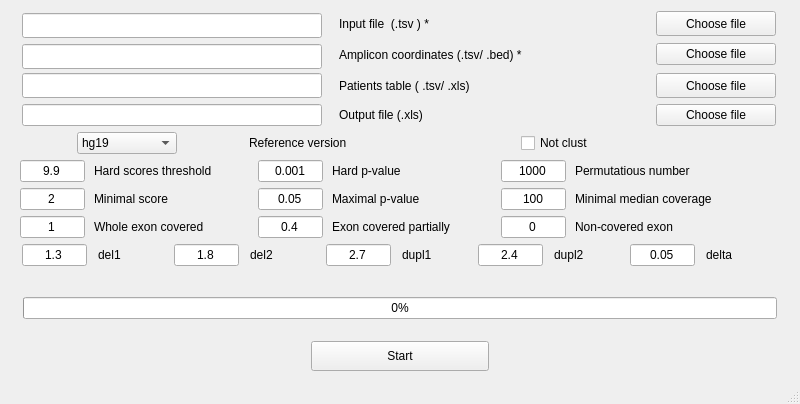
<?xml version="1.0" encoding="UTF-8"?>
<ui version="4.0">
 <class>BRACNAC</class>
 <widget class="QMainWindow" name="BRACNAC">
  <property name="geometry">
   <rect>
    <x>0</x>
    <y>0</y>
    <width>800</width>
    <height>404</height>
   </rect>
  </property>
  <property name="maximumSize">
   <size>
    <width>800</width>
    <height>404</height>
   </size>
  </property>
  <property name="windowTitle">
   <string>BRACNAC</string>
  </property>
  <widget class="QWidget" name="centralWidget">
   <property name="sizePolicy">
    <sizepolicy hsizetype="Expanding" vsizetype="Expanding">
     <horstretch>0</horstretch>
     <verstretch>0</verstretch>
    </sizepolicy>
   </property>
   <layout class="QVBoxLayout" name="verticalLayout">
    <item>
     <layout class="QHBoxLayout" name="horizontalLayout">
      <item>
       <widget class="QLineEdit" name="input_file_text">
        <property name="enabled">
         <bool>true</bool>
        </property>
        <property name="minimumSize">
         <size>
          <width>200</width>
          <height>25</height>
         </size>
        </property>
        <property name="maximumSize">
         <size>
          <width>300</width>
          <height>20</height>
         </size>
        </property>
        <property name="html" stdset="0">
         <string>&lt;!DOCTYPE HTML PUBLIC &quot;-//W3C//DTD HTML 4.0//EN&quot; &quot;http://www.w3.org/TR/REC-html40/strict.dtd&quot;&gt;
&lt;html&gt;&lt;head&gt;&lt;meta name=&quot;qrichtext&quot; content=&quot;1&quot; /&gt;&lt;style type=&quot;text/css&quot;&gt;
p, li { white-space: pre-wrap; }
&lt;/style&gt;&lt;/head&gt;&lt;body style=&quot; font-family:'Ubuntu'; font-size:11pt; font-weight:400; font-style:normal;&quot;&gt;
&lt;p style=&quot;-qt-paragraph-type:empty; margin-top:0px; margin-bottom:0px; margin-left:0px; margin-right:0px; -qt-block-indent:0; text-indent:0px;&quot;&gt;&lt;br /&gt;&lt;/p&gt;&lt;/body&gt;&lt;/html&gt;</string>
        </property>
       </widget>
      </item>
      <item>
       <widget class="QLabel" name="label">
        <property name="maximumSize">
         <size>
          <width>300</width>
          <height>30</height>
         </size>
        </property>
        <property name="font">
         <font>
          <family>Liberation Sans</family>
         </font>
        </property>
        <property name="toolTip">
         <string>&lt;html&gt;&lt;head/&gt;&lt;body&gt;&lt;p&gt;File with amplicon coverages with following columns: Patient#, Patient_ID, Barcodes, Median_Coverage, Number_&amp;lt;30, amplicon#1... (Patient_ID, Barcodes, Median_Coverage, Number_&amp;lt;30 are optional columns)&lt;/p&gt;&lt;/body&gt;&lt;/html&gt;</string>
        </property>
        <property name="whatsThis">
         <string>&lt;html&gt;&lt;head/&gt;&lt;body&gt;&lt;p&gt;File with amplicon coverages&lt;/p&gt;&lt;p&gt;&lt;br/&gt;&lt;/p&gt;&lt;/body&gt;&lt;/html&gt;</string>
        </property>
        <property name="text">
         <string>Input file  (.tsv ) *</string>
        </property>
       </widget>
      </item>
      <item>
       <widget class="QPushButton" name="input_file_button">
        <property name="maximumSize">
         <size>
          <width>120</width>
          <height>30</height>
         </size>
        </property>
        <property name="font">
         <font>
          <family>Liberation Sans</family>
         </font>
        </property>
        <property name="text">
         <string>Choose file</string>
        </property>
       </widget>
      </item>
     </layout>
    </item>
    <item>
     <layout class="QHBoxLayout" name="horizontalLayout_2">
      <item>
       <widget class="QLineEdit" name="amplicon_file_text">
        <property name="enabled">
         <bool>true</bool>
        </property>
        <property name="minimumSize">
         <size>
          <width>200</width>
          <height>25</height>
         </size>
        </property>
        <property name="maximumSize">
         <size>
          <width>300</width>
          <height>20</height>
         </size>
        </property>
        <property name="html" stdset="0">
         <string>&lt;!DOCTYPE HTML PUBLIC &quot;-//W3C//DTD HTML 4.0//EN&quot; &quot;http://www.w3.org/TR/REC-html40/strict.dtd&quot;&gt;
&lt;html&gt;&lt;head&gt;&lt;meta name=&quot;qrichtext&quot; content=&quot;1&quot; /&gt;&lt;style type=&quot;text/css&quot;&gt;
p, li { white-space: pre-wrap; }
&lt;/style&gt;&lt;/head&gt;&lt;body style=&quot; font-family:'Ubuntu'; font-size:11pt; font-weight:400; font-style:normal;&quot;&gt;
&lt;p style=&quot;-qt-paragraph-type:empty; margin-top:0px; margin-bottom:0px; margin-left:0px; margin-right:0px; -qt-block-indent:0; text-indent:0px;&quot;&gt;&lt;br /&gt;&lt;/p&gt;&lt;/body&gt;&lt;/html&gt;</string>
        </property>
       </widget>
      </item>
      <item>
       <widget class="QLabel" name="label_2">
        <property name="maximumSize">
         <size>
          <width>300</width>
          <height>30</height>
         </size>
        </property>
        <property name="font">
         <font>
          <family>Liberation Sans</family>
         </font>
        </property>
        <property name="toolTip">
         <string>&lt;html&gt;&lt;head/&gt;&lt;body&gt;&lt;p&gt;TSV-file with coordinates for each amplicon and numbers of multiplexes. First column is a number of amplicon, second - number of chromosome, next two - coordinates, and last - number of multiplex.&lt;/p&gt;&lt;/body&gt;&lt;/html&gt;</string>
        </property>
        <property name="whatsThis">
         <string>&lt;html&gt;&lt;head/&gt;&lt;body&gt;&lt;p&gt;TSV-file with coordinates for each amplicon and numbers of multiplexes&lt;/p&gt;&lt;/body&gt;&lt;/html&gt;</string>
        </property>
        <property name="text">
         <string>Amplicon coordinates (.tsv/ .bed) *</string>
        </property>
        <property name="scaledContents">
         <bool>false</bool>
        </property>
       </widget>
      </item>
      <item>
       <widget class="QPushButton" name="amplicon_file_button">
        <property name="maximumSize">
         <size>
          <width>120</width>
          <height>16777215</height>
         </size>
        </property>
        <property name="font">
         <font>
          <family>Liberation Sans</family>
         </font>
        </property>
        <property name="text">
         <string>Choose file</string>
        </property>
       </widget>
      </item>
     </layout>
    </item>
    <item>
     <layout class="QHBoxLayout" name="horizontalLayout_3">
      <property name="topMargin">
       <number>0</number>
      </property>
      <item>
       <widget class="QLineEdit" name="patients_table_text">
        <property name="enabled">
         <bool>true</bool>
        </property>
        <property name="sizePolicy">
         <sizepolicy hsizetype="Fixed" vsizetype="Fixed">
          <horstretch>0</horstretch>
          <verstretch>0</verstretch>
         </sizepolicy>
        </property>
        <property name="minimumSize">
         <size>
          <width>0</width>
          <height>25</height>
         </size>
        </property>
        <property name="maximumSize">
         <size>
          <width>300</width>
          <height>25</height>
         </size>
        </property>
       </widget>
      </item>
      <item>
       <widget class="QLabel" name="label_3">
        <property name="maximumSize">
         <size>
          <width>300</width>
          <height>30</height>
         </size>
        </property>
        <property name="font">
         <font>
          <family>Liberation Sans</family>
         </font>
        </property>
        <property name="toolTip">
         <string>&lt;html&gt;&lt;head/&gt;&lt;body&gt;&lt;p&gt;Optional TSV-file with patient IDs and names. Column names are required (Patient_num, Patient_ID, Barcode_1, Barcode_2)&lt;/p&gt;&lt;/body&gt;&lt;/html&gt;</string>
        </property>
        <property name="whatsThis">
         <string>&lt;html&gt;&lt;head/&gt;&lt;body&gt;&lt;p&gt;TSV-file with patient IDs and names. Column names are required&lt;/p&gt;&lt;/body&gt;&lt;/html&gt;</string>
        </property>
        <property name="text">
         <string>Patients table ( .tsv/ .xls)</string>
        </property>
       </widget>
      </item>
      <item>
       <widget class="QPushButton" name="patients_table_button">
        <property name="maximumSize">
         <size>
          <width>120</width>
          <height>30</height>
         </size>
        </property>
        <property name="font">
         <font>
          <family>Liberation Sans</family>
         </font>
        </property>
        <property name="text">
         <string>Choose file</string>
        </property>
       </widget>
      </item>
     </layout>
    </item>
    <item>
     <layout class="QHBoxLayout" name="horizontalLayout_4">
      <property name="bottomMargin">
       <number>0</number>
      </property>
      <item>
       <widget class="QLineEdit" name="output_file_text">
        <property name="enabled">
         <bool>true</bool>
        </property>
        <property name="maximumSize">
         <size>
          <width>300</width>
          <height>25</height>
         </size>
        </property>
        <property name="baseSize">
         <size>
          <width>220</width>
          <height>0</height>
         </size>
        </property>
        <property name="html" stdset="0">
         <string>&lt;!DOCTYPE HTML PUBLIC &quot;-//W3C//DTD HTML 4.0//EN&quot; &quot;http://www.w3.org/TR/REC-html40/strict.dtd&quot;&gt;
&lt;html&gt;&lt;head&gt;&lt;meta name=&quot;qrichtext&quot; content=&quot;1&quot; /&gt;&lt;style type=&quot;text/css&quot;&gt;
p, li { white-space: pre-wrap; }
&lt;/style&gt;&lt;/head&gt;&lt;body style=&quot; font-family:'Ubuntu'; font-size:11pt; font-weight:400; font-style:normal;&quot;&gt;
&lt;p style=&quot;-qt-paragraph-type:empty; margin-top:0px; margin-bottom:0px; margin-left:0px; margin-right:0px; -qt-block-indent:0; text-indent:0px;&quot;&gt;&lt;br /&gt;&lt;/p&gt;&lt;/body&gt;&lt;/html&gt;</string>
        </property>
       </widget>
      </item>
      <item>
       <widget class="QLabel" name="label_4">
        <property name="maximumSize">
         <size>
          <width>300</width>
          <height>30</height>
         </size>
        </property>
        <property name="font">
         <font>
          <family>Liberation Sans</family>
         </font>
        </property>
        <property name="text">
         <string>Output file (.xls)</string>
        </property>
       </widget>
      </item>
      <item>
       <widget class="QPushButton" name="output_file_button">
        <property name="maximumSize">
         <size>
          <width>120</width>
          <height>30</height>
         </size>
        </property>
        <property name="font">
         <font>
          <family>Liberation Sans</family>
         </font>
        </property>
        <property name="text">
         <string>Choose file</string>
        </property>
       </widget>
      </item>
     </layout>
    </item>
    <item>
     <layout class="QHBoxLayout" name="horizontalLayout_5">
      <property name="bottomMargin">
       <number>0</number>
      </property>
      <item>
       <widget class="QComboBox" name="reference_version_box">
        <property name="maximumSize">
         <size>
          <width>100</width>
          <height>100</height>
         </size>
        </property>
        <property name="font">
         <font>
          <family>Liberation Sans</family>
         </font>
        </property>
        <item>
         <property name="text">
          <string>hg19</string>
         </property>
        </item>
        <item>
         <property name="text">
          <string>hg38</string>
         </property>
        </item>
       </widget>
      </item>
      <item>
       <widget class="QLabel" name="label_5">
        <property name="maximumSize">
         <size>
          <width>200</width>
          <height>30</height>
         </size>
        </property>
        <property name="font">
         <font>
          <family>Liberation Sans</family>
         </font>
        </property>
        <property name="toolTip">
         <string>&lt;html&gt;&lt;head/&gt;&lt;body&gt;&lt;p&gt;Version of the reference genome&lt;/p&gt;&lt;/body&gt;&lt;/html&gt;</string>
        </property>
        <property name="whatsThis">
         <string>&lt;html&gt;&lt;head/&gt;&lt;body&gt;&lt;p&gt;Version of the reference genome&lt;/p&gt;&lt;/body&gt;&lt;/html&gt;</string>
        </property>
        <property name="text">
         <string>Reference version</string>
        </property>
       </widget>
      </item>
      <item>
       <widget class="QCheckBox" name="clust_box">
        <property name="maximumSize">
         <size>
          <width>200</width>
          <height>30</height>
         </size>
        </property>
        <property name="font">
         <font>
          <family>Liberation Sans</family>
         </font>
        </property>
        <property name="toolTip">
         <string>&lt;html&gt;&lt;head/&gt;&lt;body&gt;&lt;p&gt;Use this parameter if you do not want to clusterize samples during normalization&lt;/p&gt;&lt;/body&gt;&lt;/html&gt;</string>
        </property>
        <property name="whatsThis">
         <string>&lt;html&gt;&lt;head/&gt;&lt;body&gt;&lt;p&gt;Use this parameter if you do not want to clusterize samples during normalization&lt;/p&gt;&lt;/body&gt;&lt;/html&gt;</string>
        </property>
        <property name="text">
         <string>Not clust</string>
        </property>
       </widget>
      </item>
     </layout>
    </item>
    <item>
     <layout class="QHBoxLayout" name="horizontalLayout_6">
      <property name="spacing">
       <number>0</number>
      </property>
      <property name="bottomMargin">
       <number>0</number>
      </property>
      <item>
       <widget class="QLineEdit" name="Hscores_threshold_text">
        <property name="maximumSize">
         <size>
          <width>65</width>
          <height>25</height>
         </size>
        </property>
        <property name="font">
         <font>
          <family>Liberation Sans</family>
         </font>
        </property>
        <property name="text">
         <string>9.9</string>
        </property>
        <property name="alignment">
         <set>Qt::AlignCenter</set>
        </property>
       </widget>
      </item>
      <item>
       <widget class="QLabel" name="label_7">
        <property name="maximumSize">
         <size>
          <width>155</width>
          <height>16777215</height>
         </size>
        </property>
        <property name="font">
         <font>
          <family>Liberation Sans</family>
         </font>
        </property>
        <property name="toolTip">
         <string>&lt;html&gt;&lt;head/&gt;&lt;body&gt;&lt;p&gt;Minimal hard score for large rearrangement detection&lt;/p&gt;&lt;/body&gt;&lt;/html&gt;</string>
        </property>
        <property name="whatsThis">
         <string>&lt;html&gt;&lt;head/&gt;&lt;body&gt;&lt;p&gt;Minimal hard score for large rearrangement detection&lt;/p&gt;&lt;/body&gt;&lt;/html&gt;</string>
        </property>
        <property name="text">
         <string>Hard scores threshold</string>
        </property>
       </widget>
      </item>
      <item>
       <widget class="QLineEdit" name="Hpvalue_text">
        <property name="maximumSize">
         <size>
          <width>65</width>
          <height>25</height>
         </size>
        </property>
        <property name="font">
         <font>
          <family>Liberation Sans</family>
         </font>
        </property>
        <property name="text">
         <string>0.001</string>
        </property>
        <property name="alignment">
         <set>Qt::AlignCenter</set>
        </property>
       </widget>
      </item>
      <item>
       <widget class="QLabel" name="label_6">
        <property name="maximumSize">
         <size>
          <width>160</width>
          <height>16777215</height>
         </size>
        </property>
        <property name="font">
         <font>
          <family>Liberation Sans</family>
         </font>
        </property>
        <property name="toolTip">
         <string>&lt;html&gt;&lt;head/&gt;&lt;body&gt;&lt;p&gt;Maximal p-value for hard filtering mutations&lt;/p&gt;&lt;/body&gt;&lt;/html&gt;</string>
        </property>
        <property name="whatsThis">
         <string>&lt;html&gt;&lt;head/&gt;&lt;body&gt;&lt;p&gt;Maximal p-value for hard filtering mutations&lt;/p&gt;&lt;/body&gt;&lt;/html&gt;</string>
        </property>
        <property name="text">
         <string>Hard p-value</string>
        </property>
       </widget>
      </item>
      <item>
       <widget class="QLineEdit" name="permutations_number_text">
        <property name="enabled">
         <bool>true</bool>
        </property>
        <property name="maximumSize">
         <size>
          <width>65</width>
          <height>25</height>
         </size>
        </property>
        <property name="font">
         <font>
          <family>Liberation Sans</family>
         </font>
        </property>
	<property name="text">
         <string>1000</string>
        </property>
        <property name="alignment">
         <set>Qt::AlignCenter</set>
        </property>
      </widget>
      </item>
      <item>
       <widget class="QLabel" name="label_8">
        <property name="maximumSize">
         <size>
          <width>200</width>
          <height>100</height>
         </size>
        </property>
        <property name="font">
         <font>
          <family>Liberation Sans</family>
         </font>
        </property>
        <property name="toolTip">
         <string>&lt;html&gt;&lt;head/&gt;&lt;body&gt;&lt;p&gt;Number of permutations for calculating p-value&lt;/p&gt;&lt;/body&gt;&lt;/html&gt;</string>
        </property>
        <property name="whatsThis">
         <string>&lt;html&gt;&lt;head/&gt;&lt;body&gt;&lt;p&gt;Number of permutations for calculating p-value&lt;/p&gt;&lt;/body&gt;&lt;/html&gt;</string>
        </property>
        <property name="text">
         <string>Permutatious number</string>
        </property>
       </widget>
      </item>
     </layout>
    </item>
    <item>
     <layout class="QHBoxLayout" name="horizontalLayout_7">
      <property name="spacing">
       <number>0</number>
      </property>
      <property name="bottomMargin">
       <number>0</number>
      </property>
      <item>
       <widget class="QLineEdit" name="minimal_score_text">
        <property name="maximumSize">
         <size>
          <width>65</width>
          <height>25</height>
         </size>
        </property>
        <property name="font">
         <font>
          <family>Liberation Sans</family>
         </font>
        </property>
	<property name="text">
         <string>2</string>
        </property>
        <property name="alignment">
         <set>Qt::AlignCenter</set>
        </property>
       </widget>
      </item>
      <item>
       <widget class="QLabel" name="label_9">
        <property name="maximumSize">
         <size>
          <width>155</width>
          <height>16777215</height>
         </size>
        </property>
        <property name="font">
         <font>
          <family>Liberation Sans</family>
         </font>
        </property>
        <property name="toolTip">
         <string>&lt;html&gt;&lt;head/&gt;&lt;body&gt;&lt;p&gt;Minimal score for large rearrangement detection&lt;/p&gt;&lt;/body&gt;&lt;/html&gt;</string>
        </property>
        <property name="whatsThis">
         <string>&lt;html&gt;&lt;head/&gt;&lt;body&gt;&lt;p&gt;Minimal score for large rearrangement detection&lt;/p&gt;&lt;/body&gt;&lt;/html&gt;</string>
        </property>
        <property name="text">
         <string>Minimal score</string>
        </property>
       </widget>
      </item>
      <item>
       <widget class="QLineEdit" name="maximal_p_value_text">
        <property name="maximumSize">
         <size>
          <width>65</width>
          <height>25</height>
         </size>
        </property>
        <property name="font">
         <font>
          <family>Liberation Sans</family>
         </font>
        </property>
	<property name="text">
         <string>0.05</string>
        </property>
        <property name="alignment">
         <set>Qt::AlignCenter</set>
        </property>
       </widget>
      </item>
      <item>
       <widget class="QLabel" name="label_10">
        <property name="maximumSize">
         <size>
          <width>160</width>
          <height>16777215</height>
         </size>
        </property>
        <property name="font">
         <font>
          <family>Liberation Sans</family>
         </font>
        </property>
        <property name="toolTip">
         <string>&lt;html&gt;&lt;head/&gt;&lt;body&gt;&lt;p&gt;Maximal p-value for filtering mutations&lt;/p&gt;&lt;/body&gt;&lt;/html&gt;</string>
        </property>
        <property name="whatsThis">
         <string>&lt;html&gt;&lt;head/&gt;&lt;body&gt;&lt;p&gt;Maximal p-value for filtering mutations&lt;/p&gt;&lt;/body&gt;&lt;/html&gt;</string>
        </property>
        <property name="text">
         <string>Maximal p-value</string>
        </property>
       </widget>
      </item>
      <item>
       <widget class="QLineEdit" name="minimal_median_coverage_text">
        <property name="maximumSize">
         <size>
          <width>65</width>
          <height>25</height>
         </size>
        </property>
        <property name="font">
         <font>
          <family>Liberation Sans</family>
         </font>
        </property>
	<property name="text">
         <string>100</string>
        </property>
        <property name="alignment">
         <set>Qt::AlignCenter</set>
        </property>
       </widget>
      </item>
      <item>
       <widget class="QLabel" name="label_11">
        <property name="maximumSize">
         <size>
          <width>200</width>
          <height>30</height>
         </size>
        </property>
        <property name="font">
         <font>
          <family>Liberation Sans</family>
         </font>
        </property>
        <property name="toolTip">
         <string>&lt;html&gt;&lt;head/&gt;&lt;body&gt;&lt;p&gt;Minimal median coverage for patient&lt;/p&gt;&lt;/body&gt;&lt;/html&gt;</string>
        </property>
        <property name="whatsThis">
         <string>&lt;html&gt;&lt;head/&gt;&lt;body&gt;&lt;p&gt;Minimal median coverage for patient&lt;/p&gt;&lt;/body&gt;&lt;/html&gt;</string>
        </property>
        <property name="text">
         <string>Minimal median coverage</string>
        </property>
       </widget>
      </item>
     </layout>
    </item>
    <item>
     <layout class="QHBoxLayout" name="horizontalLayout_10">
      <property name="spacing">
       <number>0</number>
      </property>
      <property name="bottomMargin">
       <number>0</number>
      </property>
      <item>
       <widget class="QLineEdit" name="exonCoveredWhole_text">
        <property name="maximumSize">
         <size>
          <width>65</width>
          <height>25</height>
         </size>
        </property>
        <property name="font">
         <font>
          <family>Liberation Sans</family>
         </font>
        </property>
	<property name="text">
         <string>1</string>
        </property>
        <property name="alignment">
         <set>Qt::AlignCenter</set>
        </property>
       </widget>
      </item>
      <item>
       <widget class="QLabel" name="label_14">
        <property name="maximumSize">
         <size>
          <width>155</width>
          <height>16777215</height>
         </size>
        </property>
        <property name="font">
         <font>
          <family>Liberation Sans</family>
         </font>
        </property>
        <property name="toolTip">
         <string>&lt;html&gt;&lt;head/&gt;&lt;body&gt;&lt;p&gt;Value for calculating score when whole exon is covered &lt;/p&gt;&lt;/body&gt;&lt;/html&gt;</string>
        </property>
        <property name="text">
         <string>Whole exon covered</string>
        </property>
       </widget>
      </item>
      <item>
       <widget class="QLineEdit" name="exonCoveredPart_text">
        <property name="maximumSize">
         <size>
          <width>65</width>
          <height>25</height>
         </size>
        </property>
        <property name="font">
         <font>
          <family>Liberation Sans</family>
         </font>
        </property>
	<property name="text">
         <string>0.4</string>
        </property>
        <property name="alignment">
         <set>Qt::AlignCenter</set>
        </property>
       </widget>
      </item>
      <item>
       <widget class="QLabel" name="label_13">
        <property name="maximumSize">
         <size>
          <width>160</width>
          <height>16777215</height>
         </size>
        </property>
        <property name="font">
         <font>
          <family>Liberation Sans</family>
         </font>
        </property>
        <property name="toolTip">
         <string>&lt;html&gt;&lt;head/&gt;&lt;body&gt;&lt;p&gt;Value for calculating score when part of exon is covered&lt;/p&gt;&lt;/body&gt;&lt;/html&gt;</string>
        </property>
        <property name="text">
         <string>Exon covered partially</string>
        </property>
       </widget>
      </item>
      <item>
       <widget class="QLineEdit" name="exonNonCovered_text">
        <property name="maximumSize">
         <size>
          <width>65</width>
          <height>25</height>
         </size>
        </property>
        <property name="font">
         <font>
          <family>Liberation Sans</family>
         </font>
        </property>
	<property name="text">
         <string>0</string>
        </property>
        <property name="alignment">
         <set>Qt::AlignCenter</set>
        </property>
       </widget>
      </item>
      <item>
       <widget class="QLabel" name="label_12">
        <property name="maximumSize">
         <size>
          <width>200</width>
          <height>16777215</height>
         </size>
        </property>
        <property name="font">
         <font>
          <family>Liberation Sans</family>
         </font>
        </property>
        <property name="toolTip">
         <string>&lt;html&gt;&lt;head/&gt;&lt;body&gt;&lt;p&gt;Value for calculating score when exon is not covered&lt;/p&gt;&lt;/body&gt;&lt;/html&gt;</string>
        </property>
        <property name="text">
         <string>Non-covered exon</string>
        </property>
       </widget>
      </item>
     </layout>
    </item>
    <item>
     <layout class="QHBoxLayout" name="horizontalLayout_11">
      <property name="spacing">
       <number>0</number>
      </property>
      <property name="bottomMargin">
       <number>0</number>
      </property>
      <item>
       <widget class="QLineEdit" name="delTh1_text">
        <property name="maximumSize">
         <size>
          <width>65</width>
          <height>25</height>
         </size>
        </property>
        <property name="font">
         <font>
          <family>Liberation Sans</family>
         </font>
        </property>
	<property name="text">
         <string>1.3</string>
        </property>
        <property name="alignment">
         <set>Qt::AlignCenter</set>
        </property>
       </widget>
      </item>
      <item>
       <widget class="QLabel" name="label_15">
        <property name="maximumSize">
         <size>
          <width>65</width>
          <height>30</height>
         </size>
        </property>
        <property name="font">
         <font>
          <family>Liberation Sans</family>
         </font>
        </property>
        <property name="toolTip">
         <string>&lt;html&gt;&lt;head/&gt;&lt;body&gt;&lt;p&gt;Normalized value of coverage for considering an amplicon as likely deleted&lt;/p&gt;&lt;/body&gt;&lt;/html&gt;</string>
        </property>
        <property name="text">
         <string>del1</string>
        </property>
       </widget>
      </item>
      <item>
       <widget class="QLineEdit" name="delTh2_text">
        <property name="maximumSize">
         <size>
          <width>65</width>
          <height>25</height>
         </size>
        </property>
        <property name="font">
         <font>
          <family>Liberation Sans</family>
         </font>
        </property>
	<property name="text">
         <string>1.8</string>
        </property>
        <property name="alignment">
         <set>Qt::AlignCenter</set>
        </property>
       </widget>
      </item>
      <item>
       <widget class="QLabel" name="label_16">
        <property name="maximumSize">
         <size>
          <width>65</width>
          <height>16777215</height>
         </size>
        </property>
        <property name="font">
         <font>
          <family>Liberation Sans</family>
         </font>
        </property>
        <property name="toolTip">
         <string>&lt;html&gt;&lt;head/&gt;&lt;body&gt;&lt;p&gt;Normalized value of coverage for considering an amplicon as probably deleted &lt;/p&gt;&lt;/body&gt;&lt;/html&gt;</string>
        </property>
        <property name="text">
         <string>del2</string>
        </property>
       </widget>
      </item>
      <item>
       <widget class="QLineEdit" name="duplTh1_text">
        <property name="maximumSize">
         <size>
          <width>65</width>
          <height>25</height>
         </size>
        </property>
        <property name="font">
         <font>
          <family>Liberation Sans</family>
         </font>
        </property>
	<property name="text">
         <string>2.7</string>
        </property>
        <property name="alignment">
         <set>Qt::AlignCenter</set>
        </property>
       </widget>
      </item>
      <item>
       <widget class="QLabel" name="label_17">
        <property name="maximumSize">
         <size>
          <width>65</width>
          <height>16777215</height>
         </size>
        </property>
        <property name="font">
         <font>
          <family>Liberation Sans</family>
         </font>
        </property>
        <property name="toolTip">
         <string>&lt;html&gt;&lt;head/&gt;&lt;body&gt;&lt;p&gt;Normalized value of coverage for considering an amplicon as likely duplicated&lt;/p&gt;&lt;/body&gt;&lt;/html&gt;</string>
        </property>
        <property name="text">
         <string>dupl1</string>
        </property>
       </widget>
      </item>
      <item>
       <widget class="QLineEdit" name="duplTh2_text">
        <property name="maximumSize">
         <size>
          <width>65</width>
          <height>25</height>
         </size>
        </property>
        <property name="font">
         <font>
          <family>Liberation Sans</family>
         </font>
        </property>
	<property name="text">
         <string>2.4</string>
        </property>
        <property name="alignment">
         <set>Qt::AlignCenter</set>
        </property>
       </widget>
      </item>
      <item>
       <widget class="QLabel" name="label_18">
        <property name="maximumSize">
         <size>
          <width>65</width>
          <height>16777215</height>
         </size>
        </property>
        <property name="font">
         <font>
          <family>Liberation Sans</family>
         </font>
        </property>
        <property name="toolTip">
         <string>&lt;html&gt;&lt;head/&gt;&lt;body&gt;&lt;p&gt;Normalized value of coverage for considering an amplicon as probably duplicated&lt;/p&gt;&lt;/body&gt;&lt;/html&gt;</string>
        </property>
        <property name="text">
         <string>dupl2</string>
        </property>
       </widget>
      </item>
      <item>
       <widget class="QLineEdit" name="delta_text">
        <property name="maximumSize">
         <size>
          <width>65</width>
          <height>25</height>
         </size>
        </property>
        <property name="font">
         <font>
          <family>Liberation Sans</family>
         </font>
        </property>
	<property name="text">
         <string>0.05</string>
        </property>
        <property name="alignment">
         <set>Qt::AlignCenter</set>
        </property>
       </widget>
      </item>
      <item>
       <widget class="QLabel" name="delta">
        <property name="maximumSize">
         <size>
          <width>65</width>
          <height>16777215</height>
         </size>
        </property>
        <property name="font">
         <font>
          <family>Liberation Sans</family>
         </font>
        </property>
        <property name="toolTip">
         <string>&lt;html&gt;&lt;head/&gt;&lt;body&gt;&lt;p&gt;Minimal relative difference between two values to be considered as significant&lt;/p&gt;&lt;/body&gt;&lt;/html&gt;</string>
        </property>
        <property name="text">
         <string>delta</string>
        </property>
       </widget>
      </item>
     </layout>
    </item>
    <item>
     <spacer name="verticalSpacer_2">
      <property name="orientation">
       <enum>Qt::Vertical</enum>
      </property>
      <property name="sizeHint" stdset="0">
       <size>
        <width>20</width>
        <height>40</height>
       </size>
      </property>
     </spacer>
    </item>
    <item>
     <layout class="QHBoxLayout" name="horizontalLayout_9">
      <property name="leftMargin">
       <number>12</number>
      </property>
      <property name="rightMargin">
       <number>12</number>
      </property>
      <property name="bottomMargin">
       <number>0</number>
      </property>
      <item>
       <widget class="QProgressBar" name="progressBar">
        <property name="font">
         <font>
          <family>Liberation Sans</family>
         </font>
        </property>
        <property name="value">
         <number>0</number>
        </property>
       </widget>
      </item>
     </layout>
    </item>
    <item>
     <spacer name="verticalSpacer">
      <property name="orientation">
       <enum>Qt::Vertical</enum>
      </property>
      <property name="sizeHint" stdset="0">
       <size>
        <width>20</width>
        <height>30</height>
       </size>
      </property>
     </spacer>
    </item>
    <item>
     <layout class="QHBoxLayout" name="horizontalLayout_8">
      <property name="bottomMargin">
       <number>0</number>
      </property>
      <item>
       <spacer name="horizontalSpacer">
        <property name="orientation">
         <enum>Qt::Horizontal</enum>
        </property>
        <property name="sizeType">
         <enum>QSizePolicy::Fixed</enum>
        </property>
        <property name="sizeHint" stdset="0">
         <size>
          <width>300</width>
          <height>0</height>
         </size>
        </property>
       </spacer>
      </item>
      <item>
       <widget class="QPushButton" name="start_button">
        <property name="sizePolicy">
         <sizepolicy hsizetype="Fixed" vsizetype="Fixed">
          <horstretch>0</horstretch>
          <verstretch>0</verstretch>
         </sizepolicy>
        </property>
        <property name="maximumSize">
         <size>
          <width>250</width>
          <height>30</height>
         </size>
        </property>
        <property name="font">
         <font>
          <family>Liberation Sans</family>
         </font>
        </property>
        <property name="text">
         <string>Start</string>
        </property>
       </widget>
      </item>
      <item>
       <spacer name="horizontalSpacer_2">
        <property name="orientation">
         <enum>Qt::Horizontal</enum>
        </property>
        <property name="sizeType">
         <enum>QSizePolicy::Fixed</enum>
        </property>
        <property name="sizeHint" stdset="0">
         <size>
          <width>300</width>
          <height>30</height>
         </size>
        </property>
       </spacer>
      </item>
     </layout>
    </item>
   </layout>
  </widget>
  <widget class="QStatusBar" name="statusBar"/>
 </widget>
 <layoutdefault spacing="6" margin="11"/>
 <resources/>
 <connections/>
</ui>
